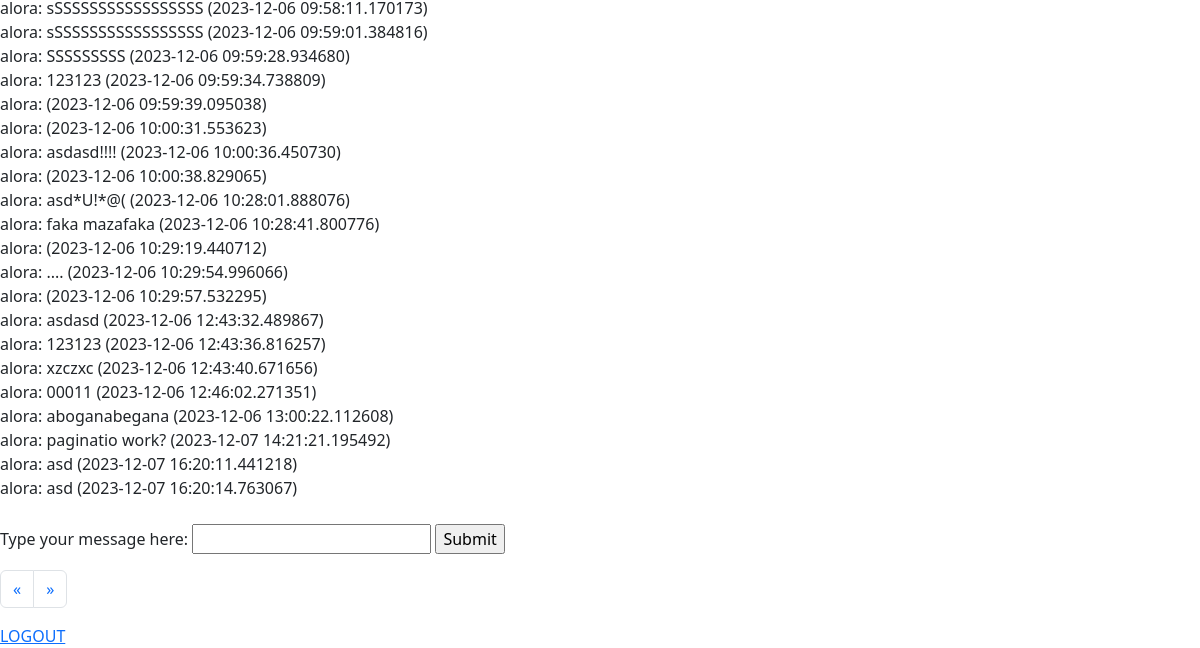
/messages (signed in, lower part), run on an earlier commit of the app's database.
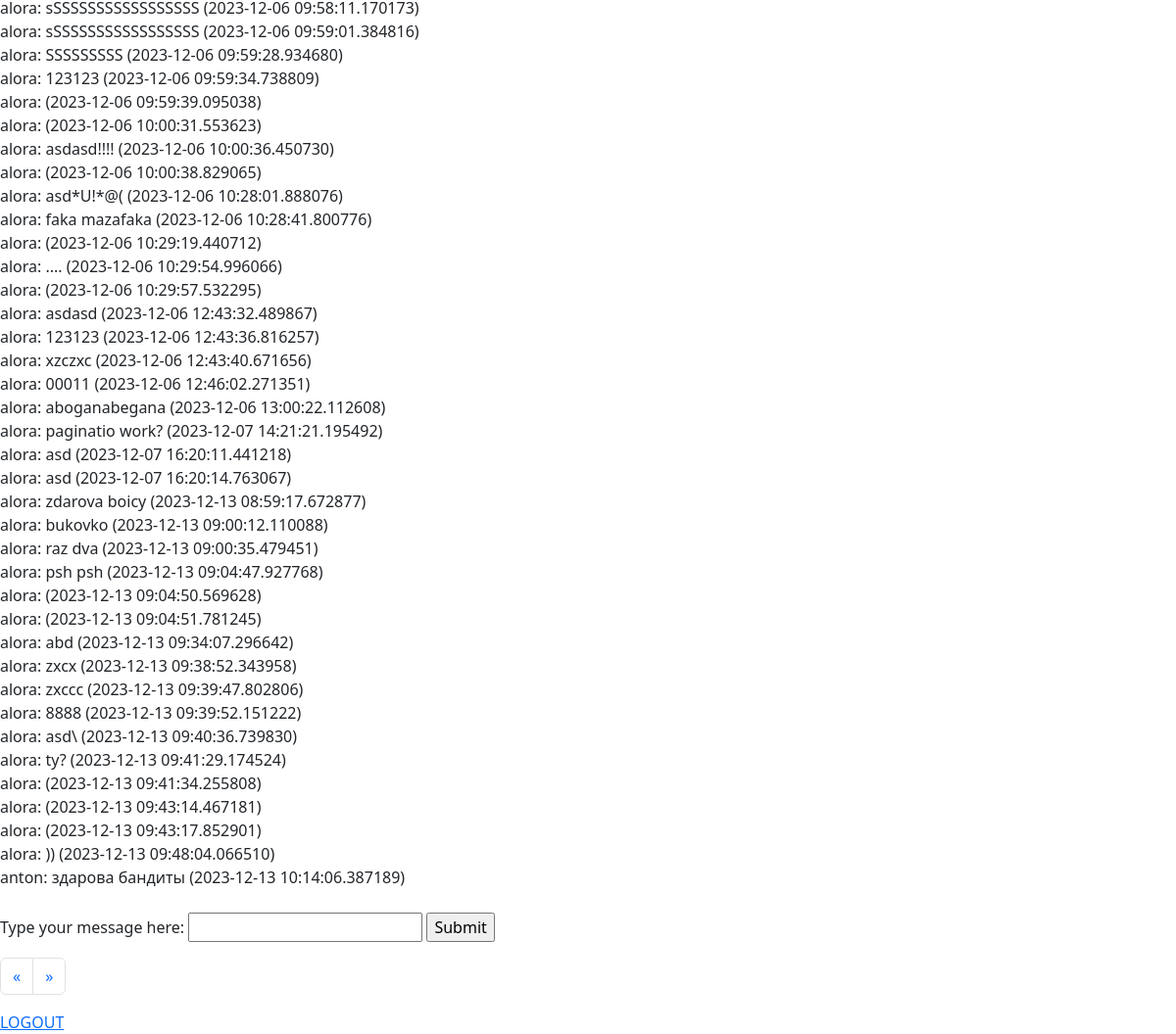
And on a later commit of the database.
### database_runner.py (models this page shows, shortened)
class Messages(Base):
    __tablename__ = 'messages'
    id = Column('id', Integer, primary_key=True)
    user_id = Column('user_id', ForeignKey('users.id'))
    body = Column('messages', String)
    created_at = Column('date', DateTime(timezone=True))
    def __repr__(self):
        return f'{db.query(Users).filter_by(id=self.user_id)[0].get_name()}: {self.body} ({self.created_at})'

class Users(Base):
    __tablename__ = 'users'
    id = Column(Integer, primary_key=True)
    name = Column('name/login', String)
    def get_name(self):
        return self.name

### app.py (the view, shortened to what this page needs)
@app.route('/messages', methods=['GET', 'POST'])
def messages():
    if 'login' in session:
        login = session['login']
        session.permanent = True
        all_messages = db.query(Messages).all()
        message = ''
        return render_template('messages.html',
                               login=login,
                               all_messages=all_messages)
    else:
        return redirect(url_for('login'))
    page_num = 1

### templates/messages.html (shortened to what this page needs)
{% extends 'base.html' %}
{% block content%}
{% if all_messages %}
    {% for message in all_messages %}
        {{ message }}<br>
    {% endfor %}
{% else %}
Here's nothing yet...
{% endif %}
<br>
<form action="" method="POST">
    <p>
        <label for="message">Type your message here:</label>
        <input type="text" name="message">
        <a href="messages"><input type="submit" name="send_message"></a>
    </p>
</form>
<nav aria-label="Page navigation example">
  <ul class="pagination">
    <li class="page-item">
      <a class="page-link" href={{ previuos }} aria-label="Previous">
        <span aria-hidden="true">&laquo;</span>
      </a>
    </li>
    <li class="page-item">
      <a class="page-link" href={{ next }} aria-label="Next">
        <span aria-hidden="true">&raquo;</span>
      </a>
    </li>
  </ul>
</nav>
<a href="/logout">LOGOUT</a>
{% endblock %}

### templates/base.html (shortened to what this page needs)
<!DOCTYPE html>
<html lang="en">
	<head>
		<link href="https://cdn.jsdelivr.net/npm/bootstrap@5.3.2/dist/css/bootstrap.min.css" rel="stylesheet">
	</head>
	<body>
		{% block content %}
		{% endblock %}
	</body>
</html>

What changed in the data, as far as the page shows it:
added Messages: user+messages+date "alora: zdarova boicy (2023-12-13 08:59:17.672877)"
added Messages: user+messages+date "alora: bukovko (2023-12-13 09:00:12.110088)"
added Messages: user+messages+date "alora: raz dva (2023-12-13 09:00:35.479451)"
added Messages: user+messages+date "alora: psh psh (2023-12-13 09:04:47.927768)"
added Messages: user+messages+date "alora: (2023-12-13 09:04:50.569628)"
added Messages: user+messages+date "alora: (2023-12-13 09:04:51.781245)"
added Messages: user+messages+date "alora: abd (2023-12-13 09:34:07.296642)"
added Messages: user+messages+date "alora: zxcx (2023-12-13 09:38:52.343958)"
added Messages: user+messages+date "alora: zxccc (2023-12-13 09:39:47.802806)"
added Messages: user+messages+date "alora: 8888 (2023-12-13 09:39:52.151222)"
added Messages: user+messages+date "alora: asd\\ (2023-12-13 09:40:36.739830)"
added Messages: user+messages+date "alora: ty? (2023-12-13 09:41:29.174524)"
added Messages: user+messages+date "alora: (2023-12-13 09:41:34.255808)"
added Messages: user+messages+date "alora: (2023-12-13 09:43:14.467181)"
added Messages: user+messages+date "alora: (2023-12-13 09:43:17.852901)"
added Messages: user+messages+date "alora: )) (2023-12-13 09:48:04.066510)"
added Messages: user+messages+date "anton: здарова бандиты (2023-12-13 10:14:06.387189)"
